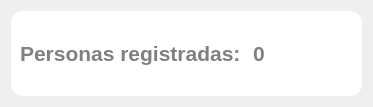
<?xml version="1.0" encoding="UTF-8"?>
<ui version="4.0">
 <class>form</class>
 <widget class="QWidget" name="form">
  <property name="geometry">
   <rect>
    <x>0</x>
    <y>0</y>
    <width>373</width>
    <height>107</height>
   </rect>
  </property>
  <property name="windowTitle">
   <string>Form</string>
  </property>
  <layout class="QVBoxLayout" name="verticalLayout">
   <item>
    <widget class="QFrame" name="frame">
     <property name="styleSheet">
      <string notr="true">border-radius: 12px;
background-color: white;</string>
     </property>
     <property name="frameShape">
      <enum>QFrame::StyledPanel</enum>
     </property>
     <property name="frameShadow">
      <enum>QFrame::Raised</enum>
     </property>
     <property name="lineWidth">
      <number>0</number>
     </property>
     <property name="midLineWidth">
      <number>0</number>
     </property>
     <layout class="QVBoxLayout" name="verticalLayout_2">
      <item>
       <layout class="QHBoxLayout" name="horizontalLayout">
        <item>
         <widget class="QLabel" name="label">
          <property name="font">
           <font>
            <pointsize>16</pointsize>
            <weight>75</weight>
            <bold>true</bold>
           </font>
          </property>
          <property name="styleSheet">
           <string notr="true">background-color: transparent;
color: gray;</string>
          </property>
          <property name="text">
           <string>Personas registradas: </string>
          </property>
          <property name="textFormat">
           <enum>Qt::AutoText</enum>
          </property>
          <property name="scaledContents">
           <bool>false</bool>
          </property>
         </widget>
        </item>
        <item>
         <widget class="QLabel" name="cant_personas_registradas">
          <property name="font">
           <font>
            <pointsize>16</pointsize>
            <weight>75</weight>
            <bold>true</bold>
           </font>
          </property>
          <property name="styleSheet">
           <string notr="true">background-color: transparent;
color: gray;</string>
          </property>
          <property name="text">
           <string>0</string>
          </property>
          <property name="textFormat">
           <enum>Qt::AutoText</enum>
          </property>
          <property name="scaledContents">
           <bool>false</bool>
          </property>
         </widget>
        </item>
       </layout>
      </item>
     </layout>
    </widget>
   </item>
  </layout>
 </widget>
 <resources/>
 <connections/>
</ui>
